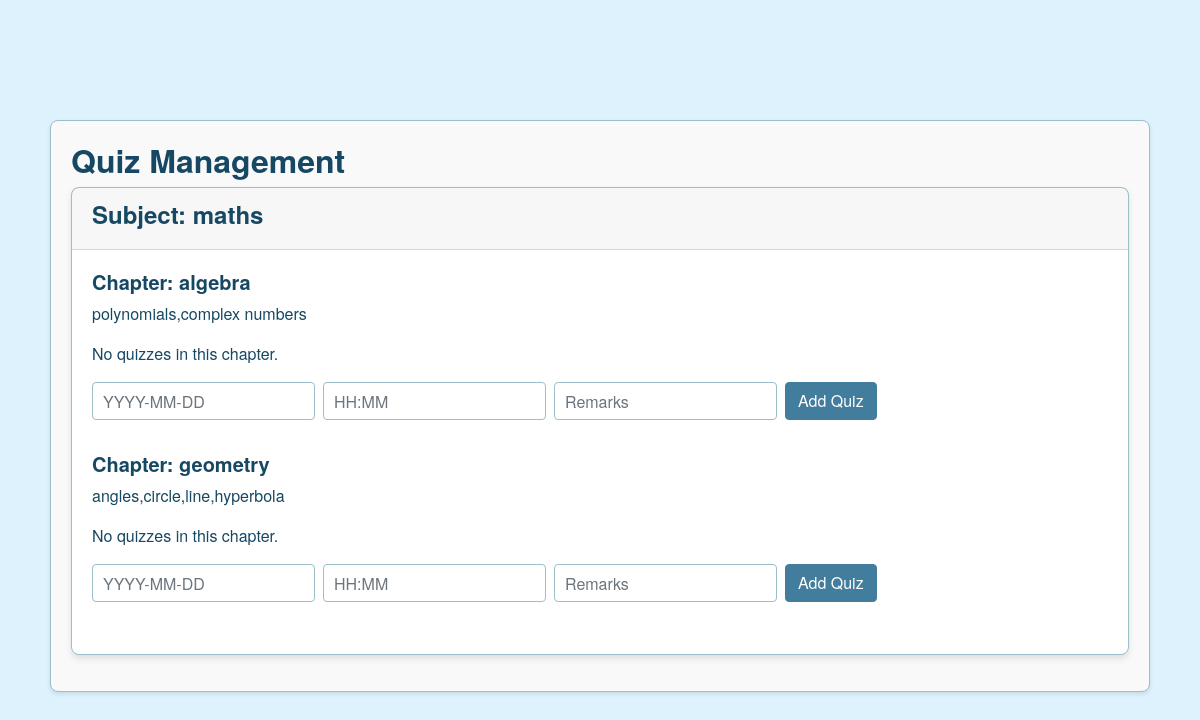
The page /admin/quiz_overview (signed in) on the database as committed earlier.
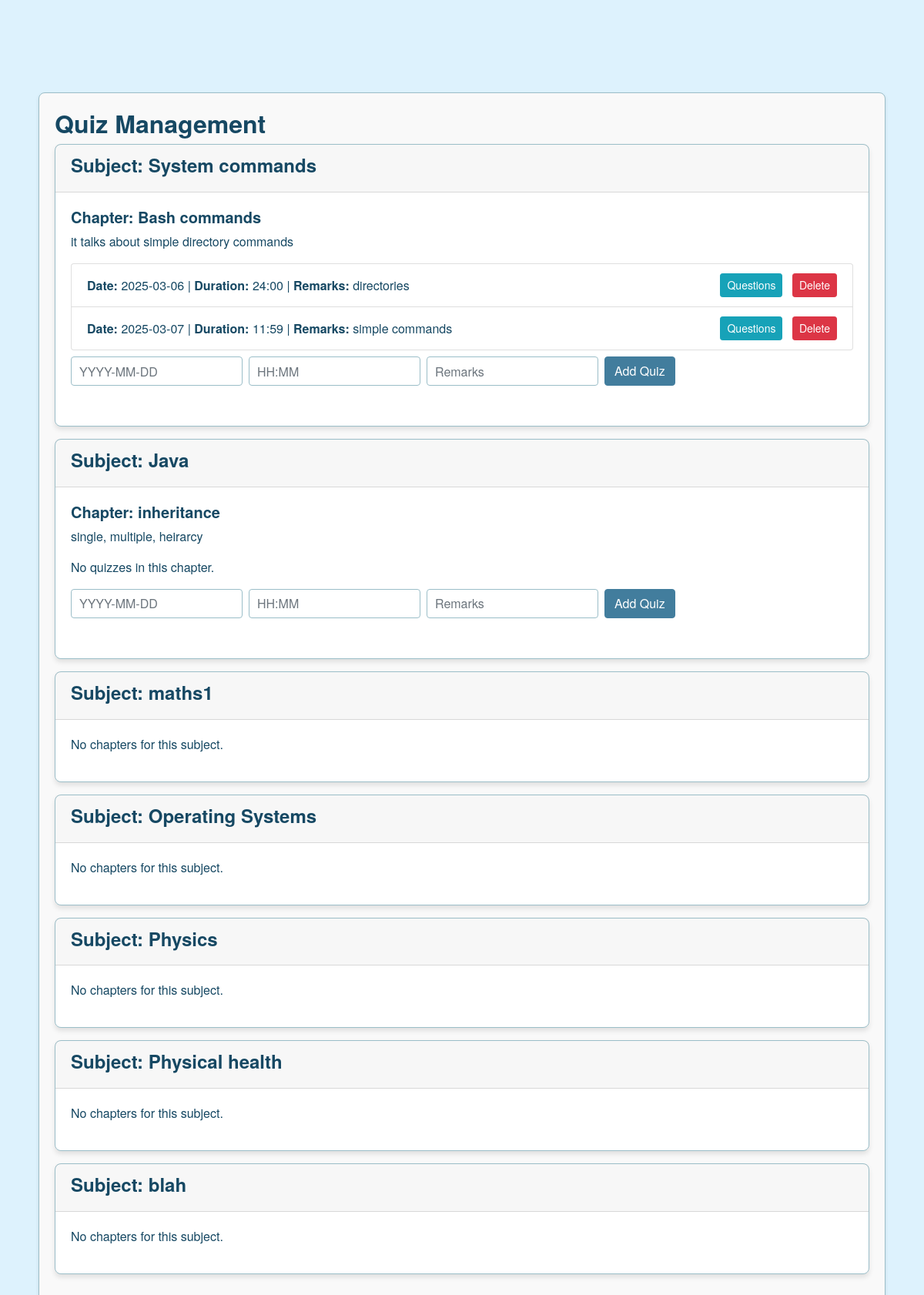
The same page on the database as committed later.
### controllers/models.py (models this page shows, shortened)
class Subject(db.Model):
    __tablename__ = 'subjects'
    id = db.Column(db.Integer, primary_key=True)
    name = db.Column(db.String(100), unique=True, nullable=False)
    description = db.Column(db.Text)
    chapters = db.relationship('Chapter', backref='subject', lazy=True)

class Chapter(db.Model):
    __tablename__ = 'chapters'
    id = db.Column(db.Integer, primary_key=True)
    name = db.Column(db.String(100), nullable=False)
    description = db.Column(db.Text)
    subject_id = db.Column(db.Integer, db.ForeignKey('subjects.id', ondelete="CASCADE"), nullable=False)
    quizzes = db.relationship('Quiz', backref='chapter', lazy=True)

class Quiz(db.Model):
    __tablename__ = 'quizzes'
    id = db.Column(db.Integer, primary_key=True)
    chapter_id = db.Column(db.Integer, db.ForeignKey('chapters.id'), nullable=False)
    date_of_quiz = db.Column(db.DateTime, nullable=False)
    time_duration = db.Column(db.String(50), nullable=False)  # Format: "HH:MM"
    remarks = db.Column(db.Text)
    questions = db.relationship('Question', backref='quiz', lazy=True)
    scores = db.relationship('Score', backref='quiz', lazy=True)

### controllers/admin_routes.py (the view)
    @app.route('/admin/quiz_overview')
    def admin_quiz_overview():
        if 'user_id' not in session or session.get('role') != 'Admin':
            flash("Access denied.", "danger")
            return redirect(url_for('login'))
        subjects = Subject.query.all()
        return render_template('admin_quiz_overview.html', subjects=subjects)

### templates/admin_quiz_overview.html (shortened to what this page needs)
{% extends 'base.html' %}
{% block content %}
<div class="container mt-4">
  <div class="quiz-overview">
  <h2>Quiz Management</h2>
  {% for subject in subjects %}
    <div class="card mb-3">
      <div class="card-header">
        <h4>Subject: {{ subject.name }}</h4>
      </div>
      <div class="card-body">
        {% if subject.chapters %}
          {% for chapter in subject.chapters %}
            <div class="mb-4">
              <h5>Chapter: {{ chapter.name }}</h5>
              <p>{{ chapter.description or '' }}</p>
              {% if chapter.quizzes %}
                <ul class="list-group mb-2">
                  {% for quiz in chapter.quizzes %}
                    <li class="list-group-item d-flex justify-content-between align-items-center">
                      <div>
                        <strong>Date:</strong>
                        {% if quiz.date_of_quiz %}
                          {{ quiz.date_of_quiz.strftime('%Y-%m-%d') }}
                        {% endif %}
                        | <strong>Duration:</strong> {{ quiz.time_duration }}
                        | <strong>Remarks:</strong> {{ quiz.remarks }}
                      </div>
                      <div>
                        <a href="{{ url_for('admin_questions', quiz_id=quiz.id) }}"
                           class="btn btn-sm btn-info mr-2">Questions</a>
                        <form method="POST" action="{{ url_for('delete_quiz', quiz_id=quiz.id) }}"
                              style="display:inline;">
                          <button type="submit" class="btn btn-sm btn-danger">Delete</button>
                        </form>
                      </div>
                    </li>
                  {% endfor %}
                </ul>
              {% else %}
                <p>No quizzes in this chapter.</p>
              {% endif %}
              <form method="POST" action="{{ url_for('add_quiz', chapter_id=chapter.id) }}" class="form-inline">
                <input type="text" name="date_of_quiz" class="form-control mb-2 mr-sm-2"
                       placeholder="YYYY-MM-DD" required>
                <input type="text" name="time_duration" class="form-control mb-2 mr-sm-2"
                       placeholder="HH:MM" required>
                <input type="text" name="remarks" class="form-control mb-2 mr-sm-2"
                       placeholder="Remarks">
                <button type="submit" class="btn btn-success mb-2">Add Quiz</button>
              </form>
            </div>
          {% endfor %}
        {% else %}
          <p>No chapters for this subject.</p>
        {% endif %}
      </div>
    </div>
  {% endfor %}
</div>
</div>
{% endblock %}

Rows that differ between the two databases and show on the page:
removed Subject: name "maths"
removed Chapter: name "algebra", description "polynomials,complex numbers", shows "No quizzes in this chapter.", shown under "maths"
removed Chapter: name "geometry", description "angles,circle,line,hyperbola", shows "No quizzes in this chapter.", shown under "maths"
added Subject: name "System commands"
added Chapter: name "Bash commands", description "it talks about simple directory commands", shown under "System commands"
added Quiz: date_of_quiz "2025-03-06", time_duration "24:00", remarks "directories", shown under Chapter "Bash commands"
added Quiz: date_of_quiz "2025-03-07", time_duration "11:59", remarks "simple commands", shown under Chapter "Bash commands"
added Subject: name "Java"
added Chapter: name "inheritance", description "single, multiple, heirarcy", shows "No quizzes in this chapter.", shown under "Java"
added Subject: name "maths1", shows "No chapters for this subject."
added Subject: name "Operating Systems", shows "No chapters for this subject."
added Subject: name "Physics", shows "No chapters for this subject."
added Subject: name "Physical health", shows "No chapters for this subject."
added Subject: name "blah", shows "No chapters for this subject."
